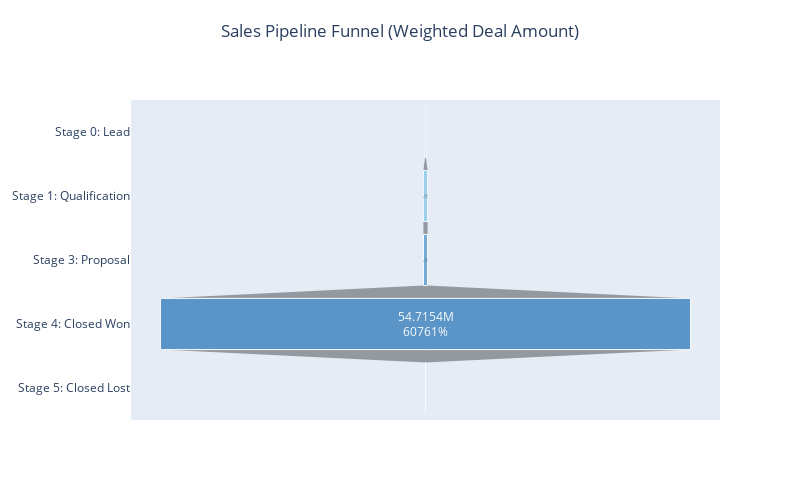
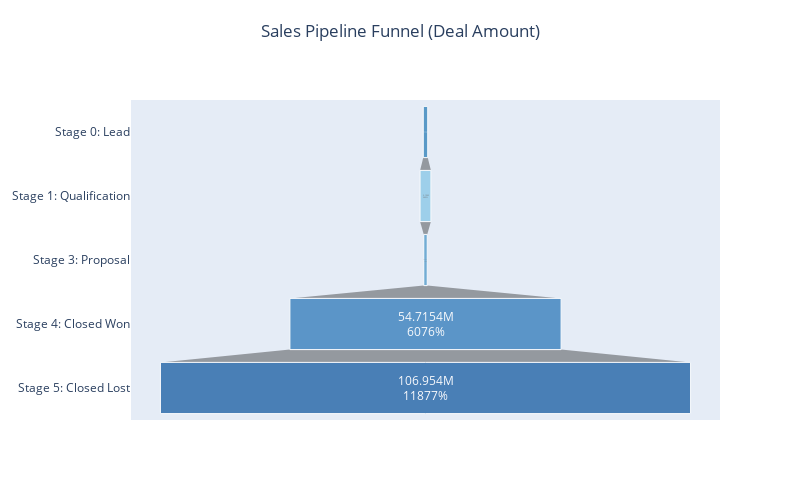

The cell these charts' notebook holds for them, in order:
### Code cell
# For weighted deal amounts
sales_funnel_viz(sales_pipeline, weighted_amount=True)

# For actual deal amounts
sales_funnel_viz(sales_pipeline, weighted_amount=False)

### Figure 1 — Plotly figure (JSON) as saved in the notebook; plotly's stock layout.template omitted (floating-point values rounded to 4 significant figures)
{"data": [{"hoverinfo": "text", "hovertext": ["<b>Stage 0: Lead</b><br>Weighted Deal Amount: 90,050.00 SEK<br>Number of Deals: 4", "<b>Stage 1: Qualification</b><br>Weighted Deal Amount: 438,000.00 SEK<br>Number of Deals: 5", "<b>Stage 3: Proposal</b><br>Weighted Deal Amount: 420,000.00 SEK<br>Number of Deals: 2", "<b>Stage 4: Closed Won</b><br>Weighted Deal Amount: 54,715,400.00 SEK<br>Number of Deals: 93", "<b>Stage 5: Closed Lost</b><br>Weighted Deal Amount: 0.00 SEK<br>Number of Deals: 218"], "marker": {"color": ["#1f77b4", "#7fc3e5", "#4292c6", "#2171b5", "#08519c"], "line": {"color": ["white", "white", "white", "white", "white"], "width": [1, 1, 1, 1, 1]}}, "name": "Sales Funnel", "opacity": 0.7, "textinfo": "value+percent initial", "textposition": "inside", "type": "funnel", "x": [90050, 438000, 420000, 54715400, 0], "y": ["Stage 0: Lead", "Stage 1: Qualification", "Stage 3: Proposal", "Stage 4: Closed Won", "Stage 5: Closed Lost"]}], "layout": {"height": 500, "title": {"text": "Sales Pipeline Funnel (Weighted Deal Amount)", "x": 0.5, "xanchor": "center", "y": 0.95, "yanchor": "top"}, "width": 800}}

### Figure 2 — Plotly figure (JSON) as saved in the notebook; plotly's stock layout.template omitted (floating-point values rounded to 4 significant figures)
{"data": [{"hoverinfo": "text", "hovertext": ["<b>Stage 0: Lead</b><br>Deal Amount: 900,500.00 SEK<br>Number of Deals: 4", "<b>Stage 1: Qualification</b><br>Deal Amount: 2,190,000.00 SEK<br>Number of Deals: 5", "<b>Stage 3: Proposal</b><br>Deal Amount: 700,000.00 SEK<br>Number of Deals: 2", "<b>Stage 4: Closed Won</b><br>Deal Amount: 54,715,400.00 SEK<br>Number of Deals: 93", "<b>Stage 5: Closed Lost</b><br>Deal Amount: 106,954,002.00 SEK<br>Number of Deals: 218"], "marker": {"color": ["#1f77b4", "#7fc3e5", "#4292c6", "#2171b5", "#08519c"], "line": {"color": ["white", "white", "white", "white", "white"], "width": [1, 1, 1, 1, 1]}}, "name": "Sales Funnel", "opacity": 0.7, "textinfo": "value+percent initial", "textposition": "inside", "type": "funnel", "x": [900500, 2190000, 700000, 54715400, 106954002], "y": ["Stage 0: Lead", "Stage 1: Qualification", "Stage 3: Proposal", "Stage 4: Closed Won", "Stage 5: Closed Lost"]}], "layout": {"height": 500, "title": {"text": "Sales Pipeline Funnel (Deal Amount)", "x": 0.5, "xanchor": "center", "y": 0.95, "yanchor": "top"}, "width": 800}}
